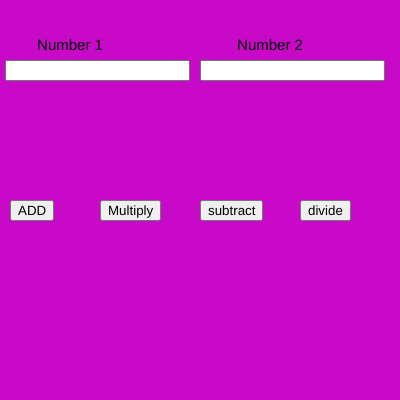
Frame 1 (no input)
Frame 60 (no input): identical to frame 1, image omitted
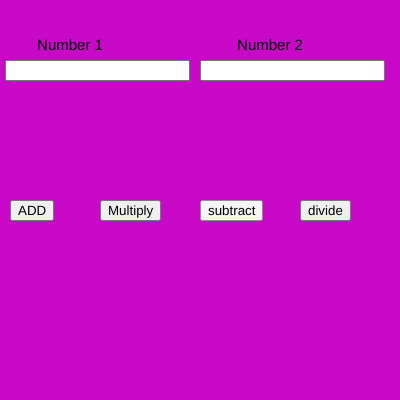
Frame 120 (the mouse pressed at the canvas centre since frame 60)

The p5.js sketch that drew these frames (run headless with seeded random() and noise() and a simulated clock; from frame 60 on, the mouse is pressed at the canvas centre):

// p5.js sketch
// ── sketch.js
var n1,n2;
var b1,b2,b3,b4;

function setup() {
  
  createCanvas(400, 400);
  
  num1 = createInput();
  num1.position(5, 60);
  
  num2 = createInput();
  num2.position(200, 60);
  
  b1 = createButton("ADD");
  b1.position(10, 200);
  b1.mousePressed(add);
  
  b2 = createButton("Multiply");
  b2.position(100, 200);
  b2.mousePressed(mul);
  
  b3 = createButton("subtract");
  b3.position(200, 200);
  b3.mousePressed(sub);

  b4 = createButton("divide");
  b4.position(300, 200);
  b4.mousePressed(division);

  textAlign(CENTER);
  textSize(15);
}

function draw() {
  background(200,10,200)
  text("Number 1",70,50)
  text("Number 2",270,50)
  n1=parseInt(num1.value())
n2=parseInt(num2.value())
}
function add() {
  console.log(n1+n2)
}
function sub() {
  console.log(n1-n2)
}
function mul() {
  console.log(n1*n2)
}
function division() {
  console.log(n1/n2)
}
